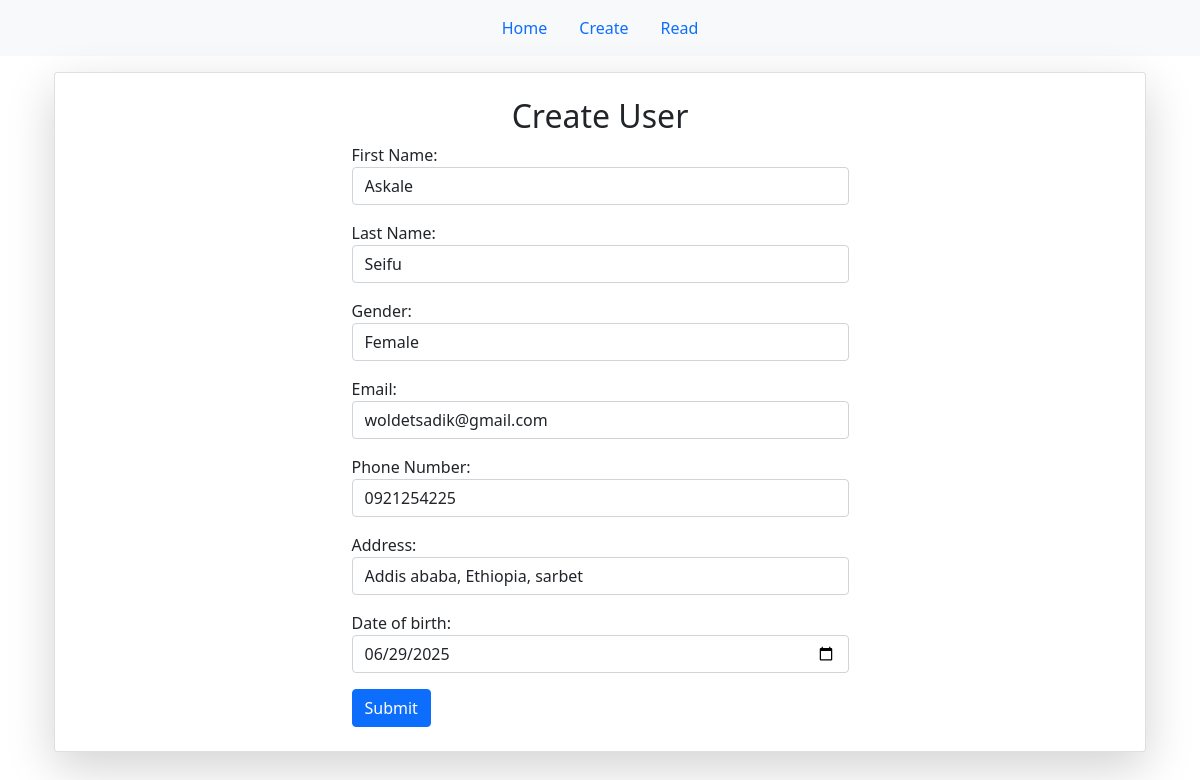
Page /crudapp/update/4/ on the committed database.
### crudapp/models.py (models this page shows, shortened)
class UserModel(models.Model):
    first_name = models.CharField(max_length=100)
    last_name = models.CharField(max_length=100)
    gender = models.ForeignKey(Gender, on_delete=models.CASCADE)
    email = models.EmailField(max_length=100, unique=True)
    phone = models.CharField(max_length=15, unique=True)
    address = models.CharField(max_length=255)
    date_of_birth = models.DateField(default=timezone.now)

class Gender(models.Model):
    gender = models.CharField(max_length=10)
    def __str__(self):
        return self.gender

### crudapp/views.py (the view)
# urls.py: path('update/<int:pk>/', views.UserUpdate, name='user_update'),
def UserUpdate(request, pk):
    user = UserModel.objects.get(pk=pk)
    if request.method == 'POST':
        form = UserForm(request.POST, instance=user)
        if form.is_valid():
            form.save()
            return redirect('crudapp:update_success')
    else:
        form = UserForm(instance=user)
    return render(request, 'crudapp/user_form.html', {'form': form})

### crudapp/forms.py
class UserForm(forms.ModelForm):
    class Meta:
        model = UserModel
        fields = ('first_name', 'last_name', 'gender', 'email',
                  'phone', 'address', 'date_of_birth',)
        widgets = {
            'first_name': forms.TextInput(attrs={'class': 'form-control'}),
            'last_name': forms.TextInput(attrs={'class': 'form-control'}),
            'gender': forms.Select(attrs={'class': 'form-control'}),
            'email': forms.EmailInput(attrs={'class': 'form-control'}),
            'phone': forms.TextInput(attrs={'class': 'form-control'}),
            'address': forms.TextInput(attrs={'class': 'form-control'}),
            'date_of_birth': forms.DateInput(attrs={'type': 'date', 'class': 'form-control'}),
        }
        labels = {
            'first_name': 'First Name',
            'last_name': 'Last Name',
            'phone': 'Phone Number',
        }

### crudapp/templates/crudapp/user_form.html (shortened to what this page needs)
{% extends "base.html" %}
{% block  content%}
<div class="container justify-content-center">
     <div class = "card shadow-lg p-4 " style="max-width: 1200px; margin: 0 auto;">
    <h2 class="text-center">Create User</h2>
    <form class = "form-horizontal container form w-50 mx-auto " method="POST" enctype="multipart/form-data">
        {{ form.as_p }}
        <button type="submit" class="btn btn-primary">Submit</button>
    </form>
    </div>
</div>
{% endblock  %}

### rows in the picture
UserModel: first_name "Askale", last_name "Seifu", email "woldetsadik@gmail.com", phone "0921254225", address "Addis ababa, Ethiopia, sarbet", date_of_birth "06/29/2025"
Gender: gender "Female"
